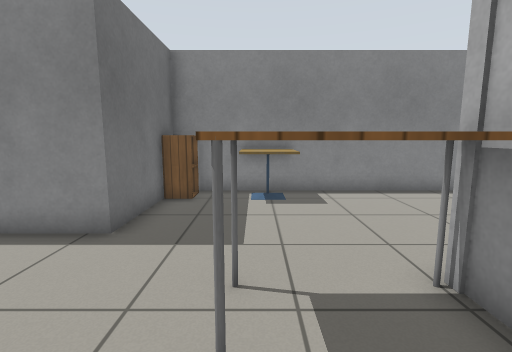
View 1 (above)

13 first-person views from a walk through a Gazebo world. The camera is 1 m above the floor, tilts 8° down and sees 85° across. The floor is counted in squares, 0.5 m on a side. Each view is taken from the middle of a square. On the plan, view 1 faces up. The plan holds only what a view shows up to about 17 squares ahead; the rest is blank. Gazebo's built-in surfaces are drawn with simple patterns.

View 2
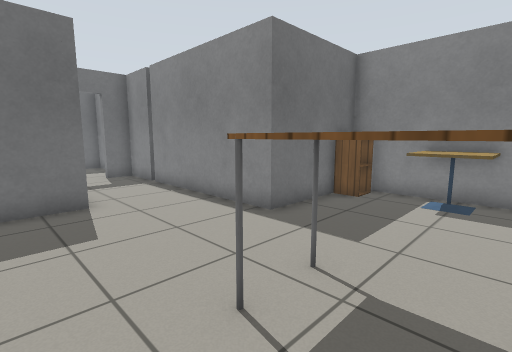

View 3
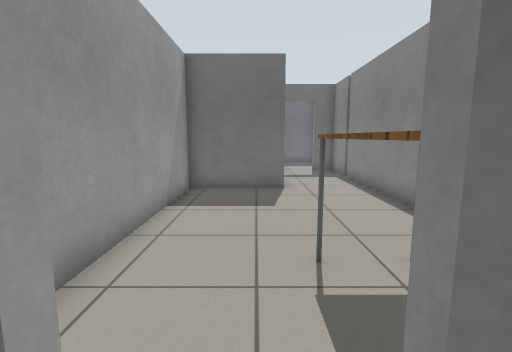

View 4
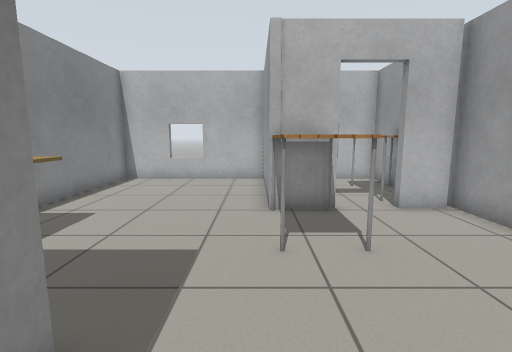

View 5
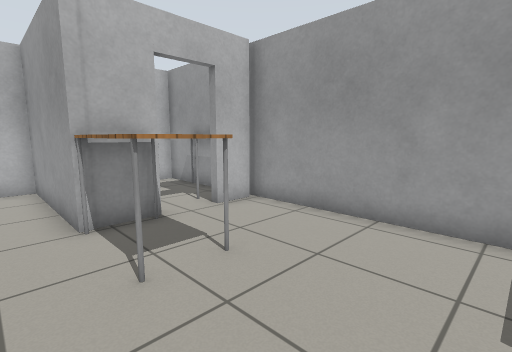

View 6
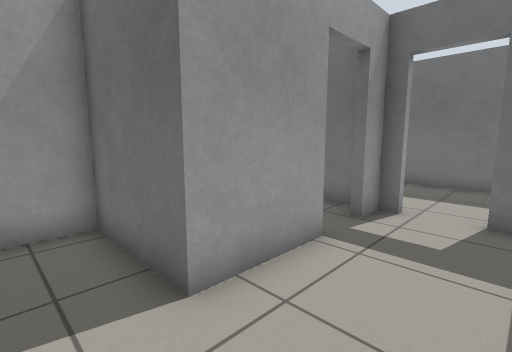

View 7
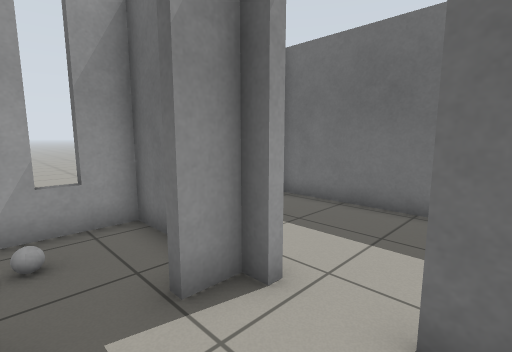

View 8
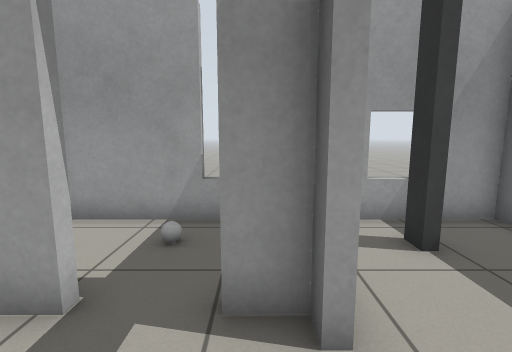

View 9
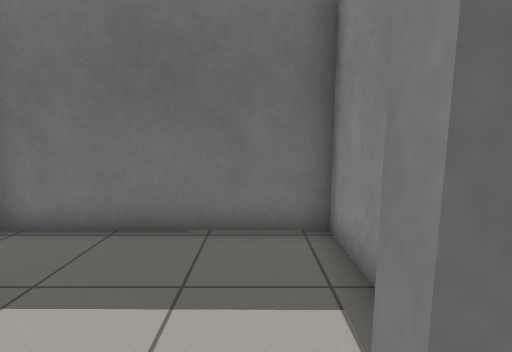

View 10
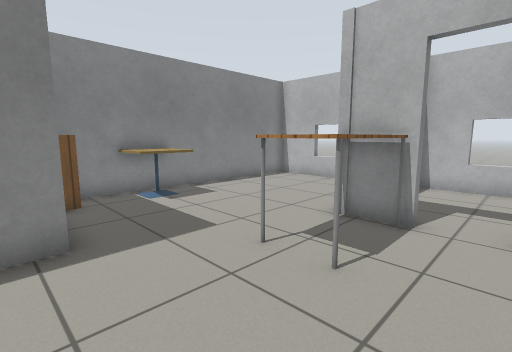

View 11
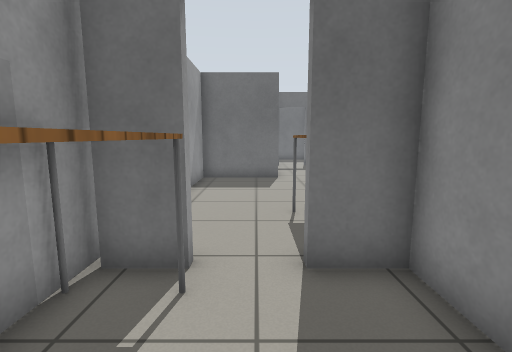

View 12
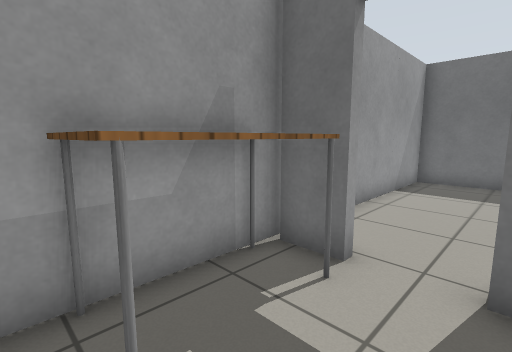

View 13
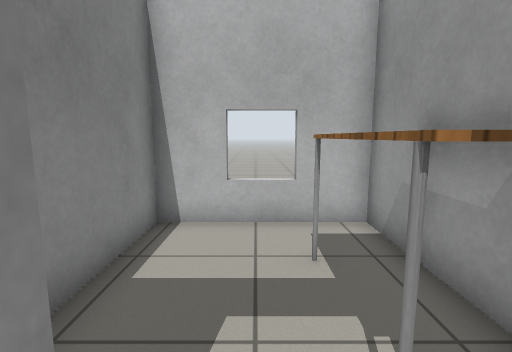

### Floor plan
Points are (right, up) in squares from view 1. A wall is a line through its corners. A room is listed if a view was taken in it or the views show most of it. See-through windows are left out.
Room 1 (views 1, 2, 4, 5, 6, 7, 8, 9, 10, 13)
walls: (2.7, 1.8) (2.7, 3.6) (8.4, 3.6) (8.4, 10.3) (1.6, 10.3); (-0.6, 10.3) (-3, 10.3) (-3, 5.6) (-10.1, 5.6); (2.7, -1.4) (2.7, 0); (-10.2, 5.6) (-12.6, 5.6) (-12.6, 4.4); (-9.9, 2.1) (-6.7, 2.1) (-6.7, -1.6) (3, -1.6); (-12.6, 2.1) (-11.5, 2.1)
ways out: open door at (3, 0.5) to room 2; open door at (-13, 3.5) to room 3; open door at (-10.5, 2) to room 4; gap at (-10, 6)
objects: cabinet (-3, 9) to (-2, 10); table (0, 2) to (2, 3); cafe table (0, 9) to (1, 10)
Room 2 (views 3, 11, 12)
walls: (3, 0) (3, -1.4); (3, -1.6) (8.4, -1.6) (8.4, 3.3) (3, 3.3) (3, 1.8)
ways out: open door at (3, 0.5) to room 1
objects: table (4, -1) to (6, 0)
Room 3 (no view inside)
walls: (-14.9, 0.4) (-14.9, -0.4); (-15.4, 5.6) (-17.8, 5.6) (-17.8, -1.6) (-14.5, -1.6)
ways out: open door at (-13, 3.5) to room 1
Room 4 (no view inside)
walls: (-12.6, 1.4) (-12.6, -1.6) (-7.5, -1.6)
ways out: open door at (-10.5, 2) to room 1
objects: white ball (-10, 0)

Where each view was taken, in squares from view 1:
view 1: 0 up, 0 right, facing up
view 2: 0 up, 2 right, facing up-left
view 3: 1 up, 4 right, facing left
view 4: 4 up, 5 left, facing right
view 5: 5 up, 4 left, facing down-right
view 6: 5 up, 5 left, facing down-left
view 7: 5 up, 10 left, facing down-left
view 8: 5 up, 12 left, facing down
view 9: 4 up, 12 left, facing left
view 10: 0 up, 4 left, facing up-right
view 11: 1 up, 7 right, facing left
view 12: 2 up, 7 right, facing down-left
view 13: 1 up, 2 right, facing right
